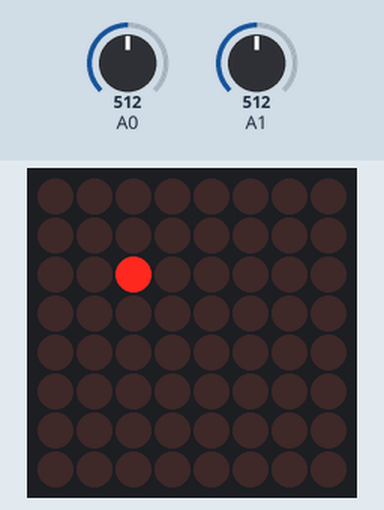
This sketch was run on a simulated Arduino Uno, built with avr-gcc and run on an emulated ATmega328P. Parts: 8×8 LED matrix. The test bench sets the inputs (shaded band); at power-on: A0 = 512, A1 = 512.

Above: at 1.2 s.
1.3 s: A0 set to 43
2.8 s: A0 set to 35
At 2.98 s:
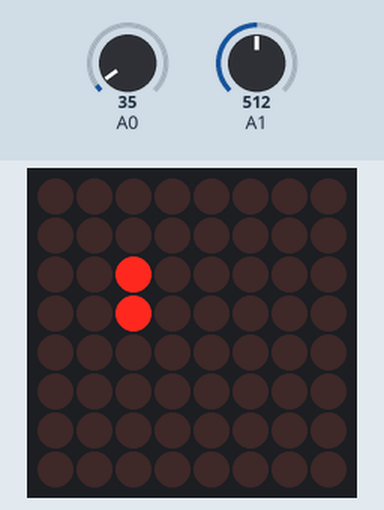
4.7 s: A1 set to 44
6.2 s: A1 set to 37
At 6.4 s:
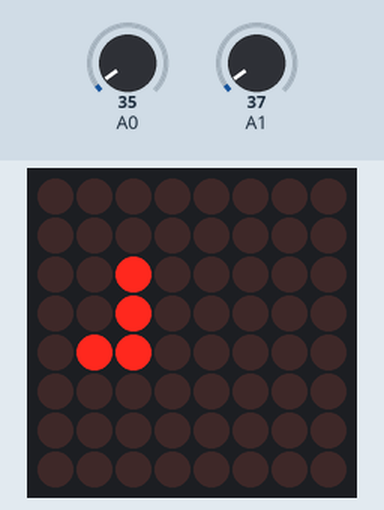
8.1 s: A1 set to 122
At 8.32 s:
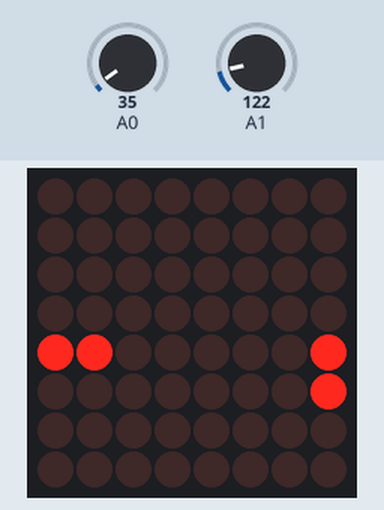
10.0 s: A0 set to 1009
At 10.24 s:
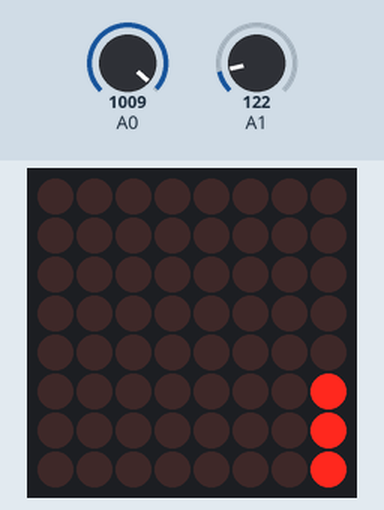

The sketch:

Snake4LEDs.ino
```cpp
#include "LedControl.h"


LedControl lc = LedControl(12, 10, 11, 1);


unsigned long delaytime1 = 50;
unsigned long delaytime2 = 50;
int tabx[] = { -3, -4, -5, -6, -7, -8};
int taby[] = { -3, -4, -5, -6, -7, -8};
void setup() {
  Serial.begin(9600);
  lc.shutdown(0, false);
  lc.setIntensity(0, 1);
  lc.clearDisplay(0);
}


void moveSingle(int i, int j) {


  lc.setLed(0, i, j, true);
  if (tabx[0]!=i or taby[0]!=j){
    lc.setLed(0,tabx[3],taby[3],false);
    tabx[3] = tabx[2];
    taby[3] = taby[2];
    tabx[2] = tabx[1];
    taby[2] = taby[1];
    tabx[1] = tabx[0];
    taby[1] = taby[0];
    tabx[0] = i;
    taby[0] = j;
  }


  if ( joystick() == 2) {       //droite
    //lc.setLed(0,i,j,false);
    if (i <= 0) {
      i = 7;
    }
    else {
      i--;
    }
  }
  else if (joystick() == 1) {   //gauche
    //lc.setLed(0,i,j,false);
    if (i >= 7) {
      i = 0;
    }
    else {
      i++;
    }
  }
  else if ( joystick() == 3) {   //haut
    //lc.setLed(0,i,j,false);
    if (j <= 0) {
      j = 7;
    }
    else {
      j--;
    }
  }
  else if (joystick() == 4) {    //bas
    //lc.setLed(0,i,j,false);
    if (j >= 7) {
      j = 0;
    }
    else {
      j++;
    }
  }

  delay(100);
  moveSingle(i, j);
}

int directionToGo = 0;
int joystick() {

  int sensorValueX = analogRead(A0);
  int sensorValueY = analogRead(A1);

  if (sensorValueX < 40) { //gauche
    directionToGo = 1;
  }
  if (sensorValueX > 999) { //droite
    directionToGo = 2;
  }
  if (sensorValueX >= 480 and sensorValueX <= 520 and sensorValueY >= 480 and sensorValueY <= 520) {
    directionToGo = 0;
  }
  if (sensorValueY < 40) { //haut
    directionToGo = 3;
  }
  if (sensorValueY > 999) { //bas
    directionToGo = 4;
  }


  return directionToGo;
}

void loop() {
  moveSingle(2, 2);

}
```

Measured:
- the behaviour switches between 40 and 39 on A0 (found by bisection; images 0 and 1)
- the behaviour switches between 40 and 39 on A1 (found by bisection; images 1 and 2)
- after the input at 1.3 s, every drawn part: stays the same
- after the input at 2.8 s, the display: changes after 0.13 s (image 1)
- after the input at 6.2 s, the display: first differs from a run without the input after 0.16 s (image 2)
- after the input at 8.1 s, the display: first differs from a run without the input after 0.18 s (image 3)
- after the input at 10.0 s, the display: first differs from a run without the input after 0.19 s (image 4)
